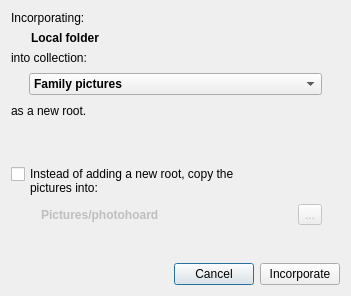
<?xml version="1.0" encoding="UTF-8"?>
<ui version="4.0">
 <class>ImportLocalDialog</class>
 <widget class="QDialog" name="ImportLocalDialog">
  <property name="geometry">
   <rect>
    <x>0</x>
    <y>0</y>
    <width>351</width>
    <height>296</height>
   </rect>
  </property>
  <property name="windowTitle">
   <string>Incorporate local source</string>
  </property>
  <layout class="QVBoxLayout" name="verticalLayout">
   <item>
    <widget class="QLabel" name="label">
     <property name="text">
      <string>Incorporating:</string>
     </property>
    </widget>
   </item>
   <item>
    <widget class="QLabel" name="source">
     <property name="font">
      <font>
       <weight>75</weight>
       <bold>true</bold>
      </font>
     </property>
     <property name="text">
      <string>Local folder</string>
     </property>
     <property name="margin">
      <number>2</number>
     </property>
     <property name="indent">
      <number>20</number>
     </property>
    </widget>
   </item>
   <item>
    <widget class="QLabel" name="label_3">
     <property name="text">
      <string>into collection:</string>
     </property>
    </widget>
   </item>
   <item>
    <widget class="QWidget" name="widget_6" native="true">
     <layout class="QHBoxLayout" name="horizontalLayout_5">
      <property name="leftMargin">
       <number>18</number>
      </property>
      <property name="topMargin">
       <number>2</number>
      </property>
      <property name="rightMargin">
       <number>18</number>
      </property>
      <property name="bottomMargin">
       <number>0</number>
      </property>
      <item>
       <widget class="QComboBox" name="collection">
        <property name="font">
         <font>
          <weight>75</weight>
          <bold>true</bold>
         </font>
        </property>
        <property name="focusPolicy">
         <enum>Qt::WheelFocus</enum>
        </property>
        <item>
         <property name="text">
          <string>Family pictures</string>
         </property>
        </item>
       </widget>
      </item>
     </layout>
    </widget>
   </item>
   <item>
    <widget class="QWidget" name="widget_5" native="true">
     <layout class="QHBoxLayout" name="horizontalLayout_4">
      <property name="margin">
       <number>0</number>
      </property>
      <item>
       <widget class="QLabel" name="label_5">
        <property name="text">
         <string>as a new root.</string>
        </property>
       </widget>
      </item>
      <item>
       <spacer name="horizontalSpacer_4">
        <property name="orientation">
         <enum>Qt::Horizontal</enum>
        </property>
        <property name="sizeHint" stdset="0">
         <size>
          <width>40</width>
          <height>20</height>
         </size>
        </property>
       </spacer>
      </item>
     </layout>
    </widget>
   </item>
   <item>
    <spacer name="verticalSpacer">
     <property name="orientation">
      <enum>Qt::Vertical</enum>
     </property>
     <property name="sizeHint" stdset="0">
      <size>
       <width>20</width>
       <height>40</height>
      </size>
     </property>
    </spacer>
   </item>
   <item>
    <widget class="QWidget" name="widget_4" native="true">
     <layout class="QVBoxLayout" name="verticalLayout_2">
      <property name="leftMargin">
       <number>0</number>
      </property>
      <property name="topMargin">
       <number>0</number>
      </property>
      <property name="rightMargin">
       <number>18</number>
      </property>
      <property name="bottomMargin">
       <number>0</number>
      </property>
      <item>
       <widget class="QCheckBox" name="copy">
        <property name="focusPolicy">
         <enum>Qt::TabFocus</enum>
        </property>
        <property name="text">
         <string>
Instead of adding a new root, copy the
pictures into:</string>
        </property>
       </widget>
      </item>
      <item>
       <widget class="QWidget" name="widget_3" native="true">
        <property name="enabled">
         <bool>false</bool>
        </property>
        <layout class="QHBoxLayout" name="horizontalLayout_3">
         <property name="leftMargin">
          <number>10</number>
         </property>
         <property name="topMargin">
          <number>0</number>
         </property>
         <property name="rightMargin">
          <number>0</number>
         </property>
         <property name="bottomMargin">
          <number>0</number>
         </property>
         <item>
          <widget class="QLabel" name="destination">
           <property name="font">
            <font>
             <weight>75</weight>
             <bold>true</bold>
            </font>
           </property>
           <property name="text">
            <string>Pictures/photohoard</string>
           </property>
           <property name="margin">
            <number>2</number>
           </property>
           <property name="indent">
            <number>20</number>
           </property>
          </widget>
         </item>
         <item>
          <spacer name="horizontalSpacer_3">
           <property name="orientation">
            <enum>Qt::Horizontal</enum>
           </property>
           <property name="sizeHint" stdset="0">
            <size>
             <width>40</width>
             <height>20</height>
            </size>
           </property>
          </spacer>
         </item>
         <item>
          <widget class="QToolButton" name="toolButton_4">
           <property name="text">
            <string>...</string>
           </property>
          </widget>
         </item>
        </layout>
       </widget>
      </item>
     </layout>
    </widget>
   </item>
   <item>
    <spacer name="verticalSpacer_2">
     <property name="orientation">
      <enum>Qt::Vertical</enum>
     </property>
     <property name="sizeHint" stdset="0">
      <size>
       <width>20</width>
       <height>40</height>
      </size>
     </property>
    </spacer>
   </item>
   <item>
    <widget class="QWidget" name="widget_2" native="true">
     <layout class="QHBoxLayout" name="horizontalLayout_2">
      <property name="leftMargin">
       <number>0</number>
      </property>
      <property name="rightMargin">
       <number>0</number>
      </property>
      <property name="bottomMargin">
       <number>0</number>
      </property>
      <item>
       <spacer name="horizontalSpacer_2">
        <property name="orientation">
         <enum>Qt::Horizontal</enum>
        </property>
        <property name="sizeHint" stdset="0">
         <size>
          <width>40</width>
          <height>20</height>
         </size>
        </property>
       </spacer>
      </item>
      <item>
       <widget class="QPushButton" name="pushButton_2">
        <property name="text">
         <string>Cancel</string>
        </property>
       </widget>
      </item>
      <item>
       <widget class="QPushButton" name="accept">
        <property name="text">
         <string>Incorporate</string>
        </property>
       </widget>
      </item>
     </layout>
    </widget>
   </item>
  </layout>
 </widget>
 <tabstops>
  <tabstop>accept</tabstop>
  <tabstop>collection</tabstop>
  <tabstop>copy</tabstop>
  <tabstop>toolButton_4</tabstop>
  <tabstop>pushButton_2</tabstop>
 </tabstops>
 <resources/>
 <connections>
  <connection>
   <sender>pushButton_2</sender>
   <signal>clicked()</signal>
   <receiver>ImportLocalDialog</receiver>
   <slot>reject()</slot>
   <hints>
    <hint type="sourcelabel">
     <x>191</x>
     <y>331</y>
    </hint>
    <hint type="destinationlabel">
     <x>174</x>
     <y>324</y>
    </hint>
   </hints>
  </connection>
  <connection>
   <sender>accept</sender>
   <signal>clicked()</signal>
   <receiver>ImportLocalDialog</receiver>
   <slot>accept()</slot>
   <hints>
    <hint type="sourcelabel">
     <x>292</x>
     <y>327</y>
    </hint>
    <hint type="destinationlabel">
     <x>356</x>
     <y>325</y>
    </hint>
   </hints>
  </connection>
  <connection>
   <sender>copy</sender>
   <signal>toggled(bool)</signal>
   <receiver>ImportLocalDialog</receiver>
   <slot>setCopyInstead(bool)</slot>
   <hints>
    <hint type="sourcelabel">
     <x>84</x>
     <y>159</y>
    </hint>
    <hint type="destinationlabel">
     <x>134</x>
     <y>223</y>
    </hint>
   </hints>
  </connection>
  <connection>
   <sender>copy</sender>
   <signal>toggled(bool)</signal>
   <receiver>widget_3</receiver>
   <slot>setEnabled(bool)</slot>
   <hints>
    <hint type="sourcelabel">
     <x>112</x>
     <y>163</y>
    </hint>
    <hint type="destinationlabel">
     <x>14</x>
     <y>212</y>
    </hint>
   </hints>
  </connection>
 </connections>
 <slots>
  <slot>changeDestination()</slot>
  <slot>setCopyInstead(bool)</slot>
 </slots>
</ui>
